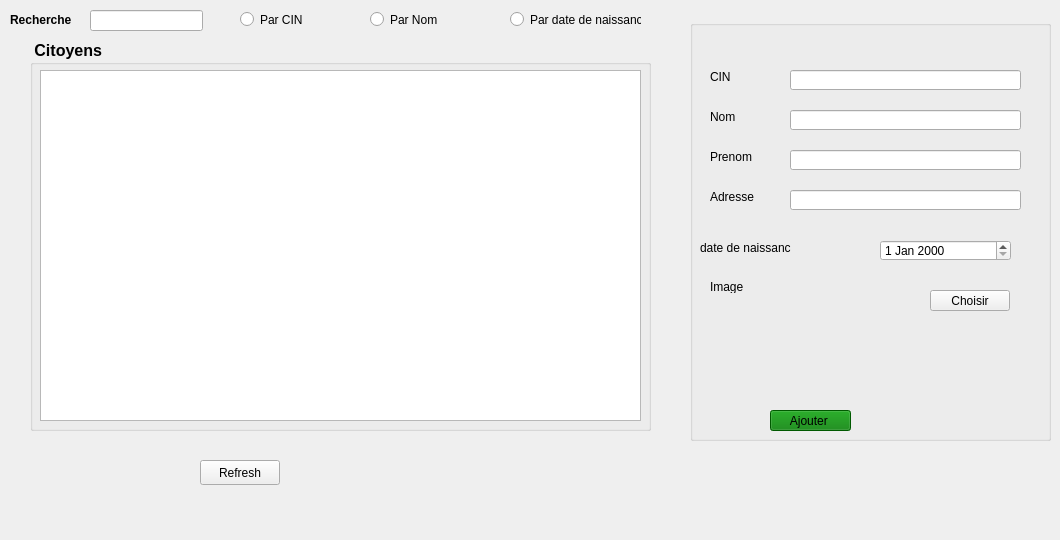
      <widget class="QWidget" name="ajouter_citoyen">
       <attribute name="title">
        <string>Ajouter</string>
       </attribute>
       <widget class="QGroupBox" name="groupBox_3">
        <property name="geometry">
         <rect>
          <x>690</x>
          <y>20</y>
          <width>361</width>
          <height>421</height>
         </rect>
        </property>
        <property name="title">
         <string/>
        </property>
        <widget class="QPushButton" name="pushButton_Ajouter">
         <property name="geometry">
          <rect>
           <x>80</x>
           <y>390</y>
           <width>81</width>
           <height>21</height>
          </rect>
         </property>
         <property name="styleSheet">
          <string notr="true">background-color: rgb(0, 124, 0);</string>
         </property>
         <property name="text">
          <string>Ajouter </string>
         </property>
        </widget>
        <widget class="QLabel" name="label_75">
         <property name="geometry">
          <rect>
           <x>20</x>
           <y>260</y>
           <width>47</width>
           <height>13</height>
          </rect>
         </property>
         <property name="text">
          <string>Image</string>
         </property>
        </widget>
        <widget class="QDateEdit" name="dateEdit">
         <property name="geometry">
          <rect>
           <x>190</x>
           <y>220</y>
           <width>131</width>
           <height>21</height>
          </rect>
         </property>
        </widget>
        <widget class="QLabel" name="label_76">
         <property name="geometry">
          <rect>
           <x>10</x>
           <y>220</y>
           <width>91</width>
           <height>16</height>
          </rect>
         </property>
         <property name="text">
          <string>date de naissance</string>
         </property>
        </widget>
        <widget class="QLineEdit" name="le_adresse">
         <property name="geometry">
          <rect>
           <x>100</x>
           <y>170</y>
           <width>231</width>
           <height>20</height>
          </rect>
         </property>
         <property name="text">
          <string/>
         </property>
        </widget>
        <widget class="QLineEdit" name="lineEdit_16">
         <property name="geometry">
          <rect>
           <x>100</x>
           <y>130</y>
           <width>231</width>
           <height>20</height>
          </rect>
         </property>
         <property name="text">
          <string/>
         </property>
        </widget>
        <widget class="QLineEdit" name="le_nom">
         <property name="geometry">
          <rect>
           <x>100</x>
           <y>90</y>
           <width>231</width>
           <height>20</height>
          </rect>
         </property>
         <property name="text">
          <string/>
         </property>
        </widget>
        <widget class="QLineEdit" name="le_cin">
         <property name="geometry">
          <rect>
           <x>100</x>
           <y>50</y>
           <width>231</width>
           <height>20</height>
          </rect>
         </property>
         <property name="text">
          <string/>
         </property>
        </widget>
        <widget class="QLabel" name="label_77">
         <property name="geometry">
          <rect>
           <x>20</x>
           <y>130</y>
           <width>47</width>
           <height>13</height>
          </rect>
         </property>
         <property name="text">
          <string>Prenom</string>
         </property>
        </widget>
        <widget class="QLabel" name="label_78">
         <property name="geometry">
          <rect>
           <x>20</x>
           <y>170</y>
           <width>47</width>
           <height>13</height>
          </rect>
         </property>
         <property name="text">
          <string>Adresse</string>
         </property>
        </widget>
        <widget class="QPushButton" name="pushButton_2">
         <property name="geometry">
          <rect>
           <x>240</x>
           <y>270</y>
           <width>80</width>
           <height>21</height>
          </rect>
         </property>
         <property name="text">
          <string>Choisir</string>
         </property>
        </widget>
        <widget class="QLabel" name="label_79">
         <property name="geometry">
          <rect>
           <x>20</x>
           <y>90</y>
           <width>47</width>
           <height>13</height>
          </rect>
         </property>
         <property name="text">
          <string>Nom</string>
         </property>
        </widget>
        <widget class="QLabel" name="label_80">
         <property name="geometry">
          <rect>
           <x>20</x>
           <y>50</y>
           <width>47</width>
           <height>13</height>
          </rect>
         </property>
         <property name="text">
          <string>CIN</string>
         </property>
        </widget>
        <widget class="QLabel" name="label_81">
         <property name="geometry">
          <rect>
           <x>90</x>
           <y>260</y>
           <width>141</width>
           <height>101</height>
          </rect>
         </property>
         <property name="text">
          <string/>
         </property>
        </widget>
       </widget>
       <widget class="QGroupBox" name="groupBox_8">
        <property name="geometry">
         <rect>
          <x>30</x>
          <y>40</y>
          <width>621</width>
          <height>391</height>
         </rect>
        </property>
        <property name="font">
         <font>
          <pointsize>12</pointsize>
          <weight>75</weight>
          <bold>true</bold>
         </font>
        </property>
        <property name="title">
         <string> Citoyens </string>
        </property>
        <widget class="QTableView" name="tab_citoyen">
         <property name="geometry">
          <rect>
           <x>10</x>
           <y>30</y>
           <width>601</width>
           <height>351</height>
          </rect>
         </property>
         <property name="font">
          <font>
           <pointsize>8</pointsize>
           <weight>50</weight>
           <bold>false</bold>
          </font>
         </property>
        </widget>
       </widget>
       <widget class="QLabel" name="pic">
        <property name="geometry">
         <rect>
          <x>60</x>
          <y>440</y>
          <width>81</width>
          <height>91</height>
         </rect>
        </property>
        <property name="text">
         <string/>
        </property>
       </widget>
       <widget class="QLabel" name="label_recherche_citoyen">
        <property name="geometry">
         <rect>
          <x>10</x>
          <y>10</y>
          <width>71</width>
          <height>20</height>
         </rect>
        </property>
        <property name="font">
         <font>
          <pointsize>9</pointsize>
          <weight>75</weight>
          <bold>true</bold>
         </font>
        </property>
        <property name="text">
         <string>Recherche </string>
        </property>
       </widget>
       <widget class="QLineEdit" name="lineEdit_18">
        <property name="geometry">
         <rect>
          <x>90</x>
          <y>10</y>
          <width>113</width>
          <height>21</height>
         </rect>
        </property>
       </widget>
       <widget class="QRadioButton" name="rb_cin_2">
        <property name="geometry">
         <rect>
          <x>240</x>
          <y>10</y>
          <width>84</width>
          <height>19</height>
         </rect>
        </property>
        <property name="text">
         <string>Par CIN</string>
        </property>
       </widget>
       <widget class="QRadioButton" name="rb_nom_2">
        <property name="geometry">
         <rect>
          <x>370</x>
          <y>10</y>
          <width>84</width>
          <height>19</height>
         </rect>
        </property>
        <property name="text">
         <string>Par Nom</string>
        </property>
       </widget>
       <widget class="QRadioButton" name="rb_date_naissance_2">
        <property name="geometry">
         <rect>
          <x>510</x>
          <y>10</y>
          <width>131</width>
          <height>19</height>
         </rect>
        </property>
        <property name="text">
         <string>Par date de naissance</string>
        </property>
       </widget>
       <widget class="QPushButton" name="refresh_citoyen">
        <property name="geometry">
         <rect>
          <x>200</x>
          <y>460</y>
          <width>80</width>
          <height>25</height>
         </rect>
        </property>
        <property name="text">
         <string>Refresh</string>
        </property>
       </widget>
      </widget>
